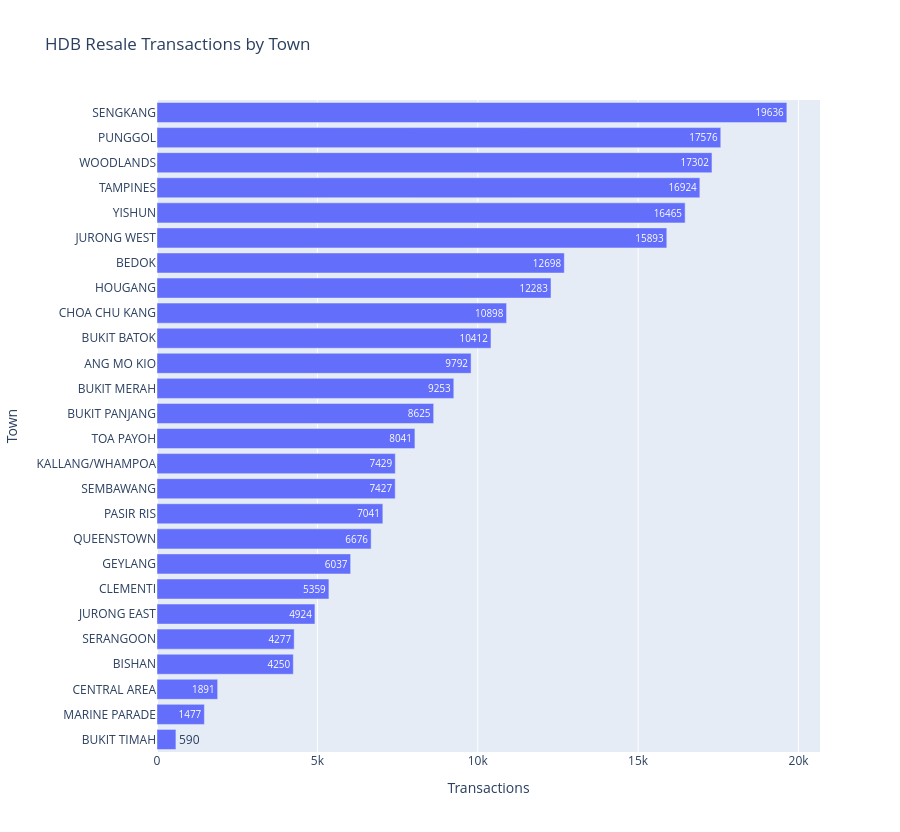
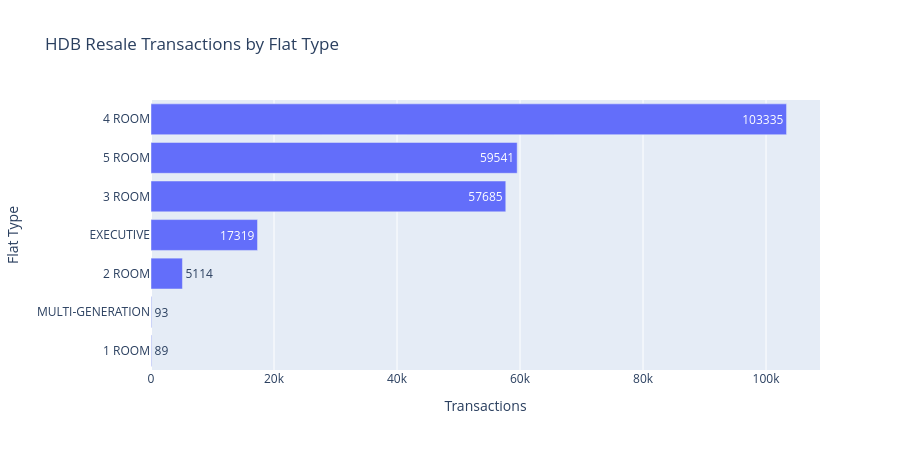
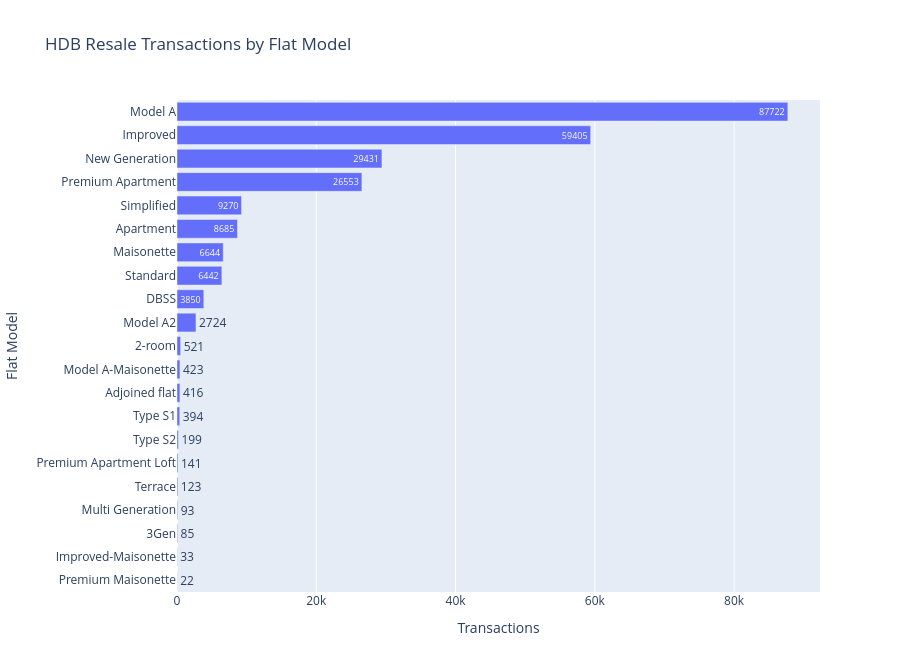

The code cell stored with these charts, in order, in its notebook:
### Code cell
for column, label in [
    ("town", "Town"),
    ("flat_type", "Flat Type"),
    ("flat_model", "Flat Model")
]:
    counts = (
        resale_df[column]
        .value_counts()
        .reset_index()
    )

    counts.columns = [column, "count"]

    fig = px.bar(
        counts,
        x="count",
        y=column,
        orientation="h",
        title=f"HDB Resale Transactions by {label}",
        labels={
            column: label,
            "count": "Transactions"
        },
        text="count",
        height=max(450, len(counts) * 32)
    )

    fig.update_layout(
        yaxis={
            "categoryorder": "total ascending"
        },
        showlegend=False
    )

    fig.show()

### Figure 1 — Plotly figure (JSON) as saved in the notebook; plotly's stock layout.template omitted (floating-point values rounded to 4 significant figures)
{"data": [{"hovertemplate": "Transactions=%{text}<br>Town=%{y}<extra></extra>", "legendgroup": "", "marker": {"color": "#636efa", "pattern": {"shape": ""}}, "name": "", "orientation": "h", "showlegend": false, "text": [19640.0, 17580.0, 17300.0, 16920.0, 16460.0, 15890.0, 12700.0, 12280.0, 10900.0, 10410.0, 9792.0, 9253.0, 8625.0, 8041.0, 7429.0, 7427.0, 7041.0, 6676.0, 6037.0, 5359.0, 4924.0, 4277.0, 4250.0, 1891.0, 1477.0, 590.0], "textposition": "auto", "type": "bar", "x": [19636, 17576, 17302, 16924, 16465, 15893, 12698, 12283, 10898, 10412, 9792, 9253, 8625, 8041, 7429, 7427, 7041, 6676, 6037, 5359, 4924, 4277, 4250, 1891, 1477, 590], "xaxis": "x", "y": ["SENGKANG", "PUNGGOL", "WOODLANDS", "TAMPINES", "YISHUN", "JURONG WEST", "BEDOK", "HOUGANG", "CHOA CHU KANG", "BUKIT BATOK", "ANG MO KIO", "BUKIT MERAH", "BUKIT PANJANG", "TOA PAYOH", "KALLANG/WHAMPOA", "SEMBAWANG", "PASIR RIS", "QUEENSTOWN", "GEYLANG", "CLEMENTI", "JURONG EAST", "SERANGOON", "BISHAN", "CENTRAL AREA", "MARINE PARADE", "BUKIT TIMAH"], "yaxis": "y"}], "layout": {"barmode": "relative", "height": 832, "legend": {"tracegroupgap": 0}, "showlegend": false, "title": {"text": "HDB Resale Transactions by Town"}, "xaxis": {"anchor": "y", "domain": [0, 1], "title": {"text": "Transactions"}}, "yaxis": {"anchor": "x", "categoryorder": "total ascending", "domain": [0, 1], "title": {"text": "Town"}}}}

### Figure 2 — Plotly figure (JSON) as saved in the notebook; plotly's stock layout.template omitted (floating-point values rounded to 4 significant figures)
{"data": [{"hovertemplate": "Transactions=%{text}<br>Flat Type=%{y}<extra></extra>", "legendgroup": "", "marker": {"color": "#636efa", "pattern": {"shape": ""}}, "name": "", "orientation": "h", "showlegend": false, "text": [103300.0, 59540.0, 57680.0, 17320.0, 5114.0, 93.0, 89.0], "textposition": "auto", "type": "bar", "x": [103335, 59541, 57685, 17319, 5114, 93, 89], "xaxis": "x", "y": ["4 ROOM", "5 ROOM", "3 ROOM", "EXECUTIVE", "2 ROOM", "MULTI-GENERATION", "1 ROOM"], "yaxis": "y"}], "layout": {"barmode": "relative", "height": 450, "legend": {"tracegroupgap": 0}, "showlegend": false, "title": {"text": "HDB Resale Transactions by Flat Type"}, "xaxis": {"anchor": "y", "domain": [0, 1], "title": {"text": "Transactions"}}, "yaxis": {"anchor": "x", "categoryorder": "total ascending", "domain": [0, 1], "title": {"text": "Flat Type"}}}}

### Figure 3 — Plotly figure (JSON) as saved in the notebook; plotly's stock layout.template omitted (floating-point values rounded to 4 significant figures)
{"data": [{"hovertemplate": "Transactions=%{text}<br>Flat Model=%{y}<extra></extra>", "legendgroup": "", "marker": {"color": "#636efa", "pattern": {"shape": ""}}, "name": "", "orientation": "h", "showlegend": false, "text": [87720.0, 59400.0, 29430.0, 26550.0, 9270.0, 8685.0, 6644.0, 6442.0, 3850.0, 2724.0, 521.0, 423.0, 416.0, 394.0, 199.0, 141.0, 123.0, 93.0, 85.0, 33.0, 22.0], "textposition": "auto", "type": "bar", "x": [87722, 59405, 29431, 26553, 9270, 8685, 6644, 6442, 3850, 2724, 521, 423, 416, 394, 199, 141, 123, 93, 85, 33, 22], "xaxis": "x", "y": ["Model A", "Improved", "New Generation", "Premium Apartment", "Simplified", "Apartment", "Maisonette", "Standard", "DBSS", "Model A2", "2-room", "Model A-Maisonette", "Adjoined flat", "Type S1", "Type S2", "Premium Apartment Loft", "Terrace", "Multi Generation", "3Gen", "Improved-Maisonette", "Premium Maisonette"], "yaxis": "y"}], "layout": {"barmode": "relative", "height": 672, "legend": {"tracegroupgap": 0}, "showlegend": false, "title": {"text": "HDB Resale Transactions by Flat Model"}, "xaxis": {"anchor": "y", "domain": [0, 1], "title": {"text": "Transactions"}}, "yaxis": {"anchor": "x", "categoryorder": "total ascending", "domain": [0, 1], "title": {"text": "Flat Model"}}}}
